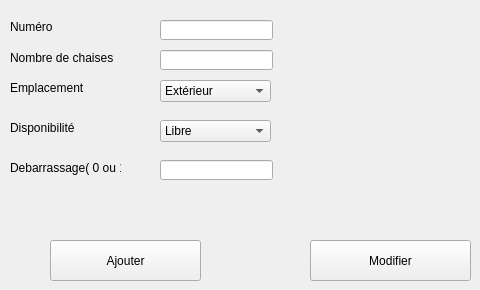
        <widget class="QWidget" name="tab_22">
         <attribute name="title">
          <string>Ajouter</string>
         </attribute>
         <widget class="QLabel" name="label_31">
          <property name="geometry">
           <rect>
            <x>10</x>
            <y>20</y>
            <width>47</width>
            <height>13</height>
           </rect>
          </property>
          <property name="text">
           <string>Numéro</string>
          </property>
         </widget>
         <widget class="QLabel" name="label_68">
          <property name="geometry">
           <rect>
            <x>10</x>
            <y>50</y>
            <width>121</width>
            <height>16</height>
           </rect>
          </property>
          <property name="text">
           <string>Nombre de chaises</string>
          </property>
         </widget>
         <widget class="QLabel" name="label_69">
          <property name="geometry">
           <rect>
            <x>10</x>
            <y>80</y>
            <width>81</width>
            <height>16</height>
           </rect>
          </property>
          <property name="text">
           <string>Emplacement</string>
          </property>
         </widget>
         <widget class="QLabel" name="label_70">
          <property name="geometry">
           <rect>
            <x>10</x>
            <y>120</y>
            <width>71</width>
            <height>16</height>
           </rect>
          </property>
          <property name="text">
           <string>Disponibilité</string>
          </property>
         </widget>
         <widget class="QLabel" name="label_71">
          <property name="geometry">
           <rect>
            <x>10</x>
            <y>160</y>
            <width>111</width>
            <height>16</height>
           </rect>
          </property>
          <property name="text">
           <string>Debarrassage( 0 ou 1)</string>
          </property>
         </widget>
         <widget class="QLineEdit" name="lineEdit_28">
          <property name="geometry">
           <rect>
            <x>160</x>
            <y>20</y>
            <width>113</width>
            <height>20</height>
           </rect>
          </property>
         </widget>
         <widget class="QLineEdit" name="lineEdit_29">
          <property name="geometry">
           <rect>
            <x>160</x>
            <y>50</y>
            <width>113</width>
            <height>20</height>
           </rect>
          </property>
         </widget>
         <widget class="QComboBox" name="comboBox_8">
          <property name="geometry">
           <rect>
            <x>160</x>
            <y>80</y>
            <width>111</width>
            <height>22</height>
           </rect>
          </property>
          <item>
           <property name="text">
            <string>Extérieur</string>
           </property>
          </item>
          <item>
           <property name="text">
            <string>Intérieur</string>
           </property>
          </item>
         </widget>
         <widget class="QComboBox" name="comboBox_9">
          <property name="geometry">
           <rect>
            <x>160</x>
            <y>120</y>
            <width>111</width>
            <height>22</height>
           </rect>
          </property>
          <item>
           <property name="text">
            <string>Libre</string>
           </property>
          </item>
          <item>
           <property name="text">
            <string>Occupé</string>
           </property>
          </item>
         </widget>
         <widget class="QPushButton" name="pushButton_31">
          <property name="geometry">
           <rect>
            <x>50</x>
            <y>240</y>
            <width>151</width>
            <height>41</height>
           </rect>
          </property>
          <property name="text">
           <string>Ajouter</string>
          </property>
         </widget>
         <widget class="QLineEdit" name="lineEdit_30">
          <property name="geometry">
           <rect>
            <x>160</x>
            <y>160</y>
            <width>113</width>
            <height>20</height>
           </rect>
          </property>
         </widget>
         <widget class="QPushButton" name="pushButton_32">
          <property name="geometry">
           <rect>
            <x>310</x>
            <y>240</y>
            <width>161</width>
            <height>41</height>
           </rect>
          </property>
          <property name="text">
           <string>Modifier</string>
          </property>
         </widget>
        </widget>
